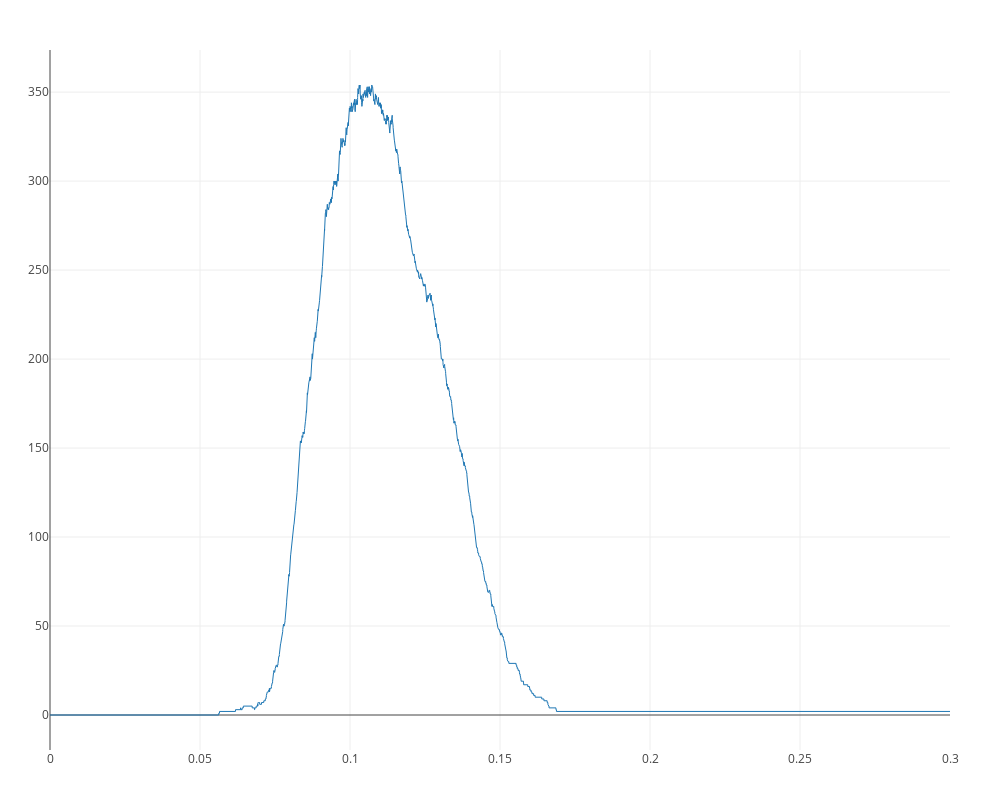

The code cell stored with this chart in its notebook:
### Code cell
# A = betticurve(C)
plotbetticurve_pjs(C, dim=1)

### Figure 1 — Plotly figure (JSON) as saved in the notebook; plotly's stock layout.template omitted (floating-point values rounded to 4 significant figures; data arrays with more than 128 entries replaced by an {"elided": "..."} marker saying what was removed)
{"data": [{"line": {"width": 1}, "mode": "line", "type": "scatter", "x": {"elided": "49503 float values"}, "y": {"elided": "49503 int values"}}], "layout": {"height": 800, "hovermode": "closest", "margin": {"b": 50, "l": 50, "r": 50, "t": 50}, "scene": {"aspectmode": "manual", "aspectratio": {"x": 1, "y": 1180.0}}, "showlegend": false, "width": 1000}}
